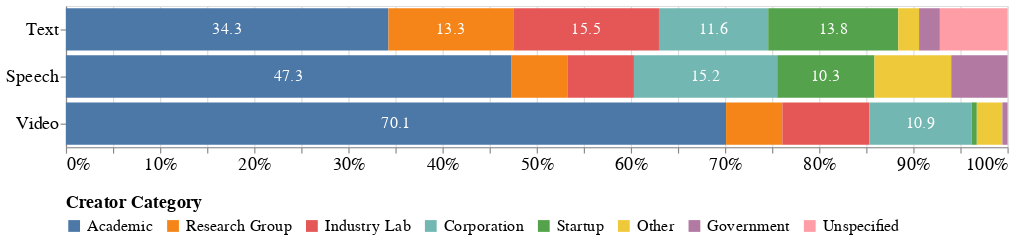

Notebook code for this chart:
### Code cell
creator_chart = multimodal_util.plot_stacked_creator_categories(
    df, CREATORCATEGORY_ORDER, CREATORCATEGORY_MODALITY_ORDER, CREATORCATEGORY_PALETTE, CREATORCATEGORY_PLOTW, CREATORCATEGORY_PLOTH, PLOT_DIR, collection_level=True
)

creator_chart

### Figure 1 — Vega-Lite specification as saved in the notebook (floating-point values rounded to 4 significant figures)
{"config": {"title": {"font": "Times New Roman"}, "axis": {"labelFont": "Times New Roman", "titleFont": "Times New Roman", "labelFontSize": 15, "titleFontSize": 15}, "header": {"labelFont": "Times New Roman", "titleFont": "Times New Roman"}, "legend": {"labelFont": "Times New Roman", "titleFont": "Times New Roman", "columns": 8, "labelFontSize": 14, "labelLimit": 200, "orient": "bottom", "titleFontSize": 15}, "text": {"font": "Times New Roman"}}, "layer": [{"mark": {"type": "bar"}, "encoding": {"color": {"field": "Creator Categories", "sort": ["Academic", "Research Group", "Industry Lab", "Corporation", "Startup", "Other", "Government", "Unspecified"], "title": "Creator Category", "type": "nominal"}, "order": {"field": "order", "type": "quantitative"}, "x": {"axis": {"format": "%"}, "field": "percentage", "stack": "normalize", "title": "", "type": "quantitative"}, "y": {"field": "Modality", "sort": ["Text", "Speech", "Video"], "title": "", "type": "nominal"}}}, {"mark": {"type": "text", "align": "center", "fontSize": 14}, "encoding": {"color": {"value": "white"}, "order": {"field": "order", "type": "quantitative"}, "text": {"condition": {"test": "(datum.percentage > 10)", "field": "percentage", "format": ".1f", "type": "quantitative"}, "value": ""}, "x": {"field": "midpoints", "type": "quantitative"}, "y": {"field": "Modality", "sort": ["Text", "Speech", "Video"], "title": "", "type": "nominal"}}}], "data": {"name": "data-dc1347b64f8df2ee41bd27ad3c671736"}, "height": 120, "width": 800, "$schema": "https://vega.github.io/schema/vega-lite/v5.20.1.json", "datasets": {"data-dc1347b64f8df2ee41bd27ad3c671736": [{"Modality": "Speech", "Creator Categories": "Academic", "count": 87, "percentage": 47.28, "midpoints": 0.2364}, {"Modality": "Speech", "Creator Categories": "Research Group", "count": 11, "percentage": 5.978, "midpoints": 0.5027}, {"Modality": "Speech", "Creator Categories": "Industry Lab", "count": 13, "percentage": 7.065, "midpoints": 0.5679}, {"Modality": "Speech", "Creator Categories": "Corporation", "count": 28, "percentage": 15.22, "midpoints": 0.6793}, {"Modality": "Speech", "Creator Categories": "Startup", "count": 19, "percentage": 10.33, "midpoints": 0.8071}, {"Modality": "Speech", "Creator Categories": "Other", "count": 15, "percentage": 8.152, "midpoints": 0.8995}, {"Modality": "Speech", "Creator Categories": "Government", "count": 11, "percentage": 5.978, "midpoints": 0.9701}, {"Modality": "Speech", "Creator Categories": "Unspecified", "count": 0, "percentage": 0.0, "midpoints": 1.0}, {"Modality": "Text", "Creator Categories": "Academic", "count": 62, "percentage": 34.25, "midpoints": 0.1713}, {"Modality": "Text", "Creator Categories": "Research Group", "count": 24, "percentage": 13.26, "midpoints": 0.4088}, {"Modality": "Text", "Creator Categories": "Industry Lab", "count": 28, "percentage": 15.47, "midpoints": 0.5525}, {"Modality": "Text", "Creator Categories": "Corporation", "count": 21, "percentage": 11.6, "midpoints": 0.6878}, {"Modality": "Text", "Creator Categories": "Startup", "count": 25, "percentage": 13.81, "midpoints": 0.8149}, {"Modality": "Text", "Creator Categories": "Other", "count": 4, "percentage": 2.21, "midpoints": 0.895}, {"Modality": "Text", "Creator Categories": "Government", "count": 4, "percentage": 2.21, "midpoints": 0.9171}, {"Modality": "Text", "Creator Categories": "Unspecified", "count": 13, "percentage": 7.182, "midpoints": 0.9641}, {"Modality": "Video", "Creator Categories": "Academic", "count": 129, "percentage": 70.11, "midpoints": 0.3505}, {"Modality": "Video", "Creator Categories": "Research Group", "count": 11, "percentage": 5.978, "midpoints": 0.731}, {"Modality": "Video", "Creator Categories": "Industry Lab", "count": 17, "percentage": 9.239, "midpoints": 0.8071}, {"Modality": "Video", "Creator Categories": "Corporation", "count": 20, "percentage": 10.87, "midpoints": 0.9076}, {"Modality": "Video", "Creator Categories": "Startup", "count": 1, "percentage": 0.5435, "midpoints": 0.9647}, {"Modality": "Video", "Creator Categories": "Other", "count": 5, "percentage": 2.717, "midpoints": 0.981}, {"Modality": "Video", "Creator Categories": "Government", "count": 1, "percentage": 0.5435, "midpoints": 0.9973}, {"Modality": "Video", "Creator Categories": "Unspecified", "count": 0, "percentage": 0.0, "midpoints": 1.0}]}}
